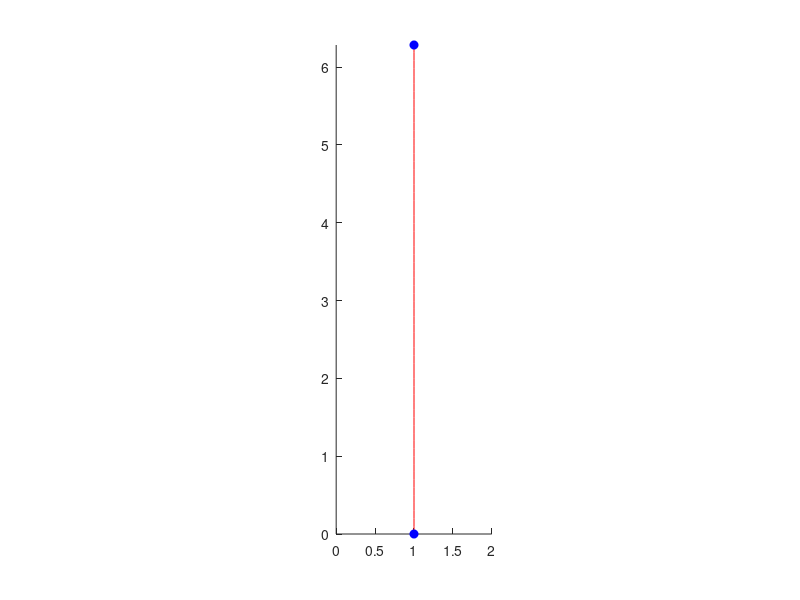

Reproduce this figure in MATLAB.
function [x1,y1] = objProfile(profiletype,npoints,xscale,yscale,connect,interp)

% OBJPROFILE
%

% Copyright (C) 2016 Toni Saarela
% 2016-05-27 - ts - first version
% 2016-05-28 - ts - polar, improvements, input args
% 2016-05-30 - ts - renamed
% 2016-06-10 - ts - rewritten; implemented moving and deleting points
%                   (lacks polar profile now)
% 2016-06-12 - ts - implemented 'connecting' the ends of the curve
%                   added option for linear interpolation
% 2016-06-14 - ts - started implementing polar, not finished
% 2016-06-17 - ts - option to change axis scale

% TODO:
% Implement polar
% Options as name-value pairs
% Implement 'snap-to-grid'
% Unify variable names across callback functions:
%  - x and xdat etc

if ~nargin || isempty(profiletype)
  profiletype = 'linear';
end

if nargin<2 || isempty(npoints)
  npoints = 64;
end

if nargin<3 || isempty(xscale)
  xscale = 2;
end

if nargin<4 || isempty(yscale)
  yscale = 2*pi;
end

connect_explicit_false = false;
if nargin<5 || isempty(connect)
  connect = false;
elseif ~connect
  connect_explicit_false = true;
end

if nargin<6 || isempty(interp)
   interp = 'spline';
end

if ~any(strcmp({'spline','linear'},interp))
  error('Invalid interpolation type.  Use ''spline'' or ''linear''.');
end

fh = figure;
ah = gca;
switch profiletype
  case 'linear'
    xlim = [0 xscale];
    ylim = [0 yscale];
    set(ah,'XLim',xlim,'YLim',ylim);
    axis equal
    hold on

    if nargin<5 || isempty(connect)
      connect = false;
    end
    
    y = ylim;
    x = xscale/2*[1 1];
    
    y1 = linspace(0,yscale,npoints);
    x1 = interp1(y,x,y1,'spline');
    
    hsmooth = plot(x1,y1,'r-');
    hdat = plot(x,y,'ob','MarkerFaceColor','b');
    drawnow
    
  case 'polar'
    xlim = [-xscale xscale];
    ylim = [-xscale xscale];
    y = [0 pi/2 pi 3*pi/2];
    x = [1 1 1 1];
    hsmooth = [];
    hdat = polar(y,x,'ob');
    set(hdat,'MarkerFaceColor','b');
    set(ah,'XLim',xlim,'YLim',ylim);
    set(ah,'RTick',xscale);
    axis equal
    hold on
    if ~connect_explicit_false
      connect = true;
    end
end

%------------------------------------------------------------
fprintf('Click to add new points, hit enter to quit.\n');
fprintf('Drag to move points.\n');
fprintf('Drag outside axes to delete points.\n');
fprintf('Hit + or - to change the scale of axis.\n');
fprintf('Hit ''r'' if the graph does not refresh automatically.\n');
if exist('OCTAVE_VERSION'), fflush(stdout); end
%------------------------------------------------------------


setappdata(fh,'h',hdat);
setappdata(fh,'hsmooth',hsmooth);

hlate = plot(-100,-100,'ob','MarkerFaceColor','b');
setappdata(fh,'hlatest',hlate);

hmove = plot(-100,-100,'o','MarkerSize',8,...
               'MarkerEdgeColor',[.7 .7 .7],...
               'MarkerFaceColor',[.7 .7 .7]);
setappdata(fh,'hmovepoint',hmove);

setappdata(fh,'npoints',npoints);
setappdata(fh,'connect',connect);
setappdata(fh,'interp',interp);

set(gcf,'windowbuttondownfcn',@starttrackmouse);
set(gcf,'keypressfcn',@keyfunc);

set(0,'userdata',false)
waitfor(0,'userdata',true);

x1 = get(hsmooth,'xdata');

end

%------------------------------------------------------------
% Callback functions below.

function keyfunc(src,data)
  switch data.Key
    case 'return'
      %setappdata(src,'abort',true);
      %fprintf('Enter pressed.\n');
      set(gcf,'windowbuttondownfcn','');
      set(gcf,'windowbuttonupfcn','');
      set(0,'userdata',true);
    case 'plus'
      xlim = get(gca,'XLim');
      xlim(2) = xlim(2) + .5;
      set(gca,'XLim',xlim);
      drawnow
    case 'minus'
      xlim = get(gca,'XLim');
      xlim(2) = xlim(2) - .5;
      set(gca,'XLim',xlim);
      drawnow
    case 'r'
      drawnow
  end
end

function starttrackmouse(src,data)
  h = getappdata(src,'h');
  x = get(h,'xdata');
  y = get(h,'ydata');
  pos = get(gca,'currentpoint');
  dist = sqrt((x-pos(1,1)).^2+(y-pos(1,2)).^2);
  if min(dist)<.2
    idx = find(dist==min(dist));
    xtmp = x(idx);
    ytmp = y(idx);
    hmove = getappdata(src,'hmovepoint');
    set(hmove,'xdata',xtmp,'ydata',ytmp);
    setappdata(src,'newpoint',false);
    setappdata(src,'hmovepoint',hmove);
    setappdata(src,'idx',idx);
  else
    setappdata(src,'newpoint',true);
  end
  set(src,'windowbuttonupfcn',@endtrackmouse);
  set(src,'windowbuttonmotionfcn',@plotpoint);
end

function endtrackmouse(src,data)
  set(src,'windowbuttonmotionfcn','');

  htmp = getappdata(src,'hmovepoint');
  set(htmp,'xdata',[],'ydata',[]);

  htmp = getappdata(src,'hlatest');
  set(htmp,'xdata',[],'ydata',[]);

  con = getappdata(src,'connect');

  h = getappdata(src,'h');
  xdat = get(h,'xdata');
  ydat = get(h,'ydata');
  xlim = get(gca,'XLim');
  ylim = get(gca,'YLim');
  pos = get(gca,'currentpoint');
  x = pos(1,1);
  y = pos(1,2);
  offlimits = false;
  if (x<xlim(1) || x>xlim(2)) || (y<ylim(1) || y>ylim(2))
    offlimits = true;
  end
  if getappdata(src,'newpoint') && ~offlimits
    [ydat,idx] = sort([ydat y]);
    xdat = [xdat x];
    xdat = xdat(idx);
  else
    idx = getappdata(src,'idx');
    if offlimits
      if idx>1 && idx<length(xdat)
        xdat(idx) = [];
        ydat(idx) = [];
      end
    else
      if idx>1 && idx<length(ydat)
        ydat(idx) = y;
      end
      xdat(idx) = x;
      if con && idx==1
        xdat(end) = xdat(1); 
      elseif con && idx==length(xdat)
        xdat(1) = xdat(end);
      end
    end
  end
  set(h,'xdata',xdat,'ydata',ydat);

  h = getappdata(src,'hsmooth');
  npts = getappdata(src,'npoints');
  interp = getappdata(src,'interp');
  y1 = get(h,'ydata');

  if con
     xdat = [xdat(1:(end-1)) xdat xdat(2:end)];
     ydat = [ydat(1:(end-1))-ydat(end) ydat ydat(2:end)+ydat(end)];
     y1 = [y1(1:(end-1))-y1(end) y1 y1(2:end)+y1(end)];
     x1 = interp1(ydat,xdat,y1,interp);
     x1 = x1(npts:(2*npts-1));
  else
    x1 = interp1(ydat,xdat,y1,interp);
  end
  set(h,'xdata',x1);

  %pause(.1);
  drawnow; drawnow; drawnow

end

function plotpoint(src,event)
  h = getappdata(src,'hlatest');
  pos = get(gca,'currentpoint');
  set(h,'xdata',pos(1,1),'ydata',pos(1,2));
  drawnow
end
